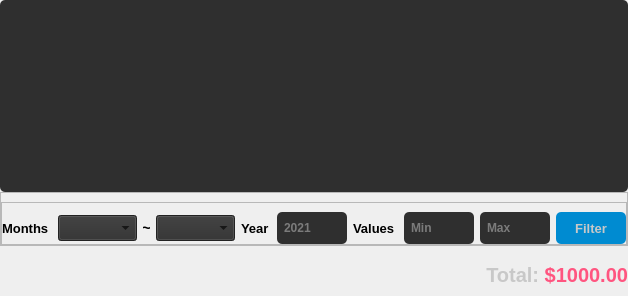
            <widget class="QWidget" name="tb_expenses">
             <attribute name="icon">
              <iconset>
               <normalon>:/money/seta-para-baixo.png</normalon>
              </iconset>
             </attribute>
             <attribute name="title">
              <string>Expenses</string>
             </attribute>
             <layout class="QVBoxLayout" name="verticalLayout_7">
              <property name="spacing">
               <number>0</number>
              </property>
              <property name="leftMargin">
               <number>0</number>
              </property>
              <property name="topMargin">
               <number>0</number>
              </property>
              <property name="rightMargin">
               <number>0</number>
              </property>
              <property name="bottomMargin">
               <number>0</number>
              </property>
              <item>
               <widget class="QFrame" name="fr_expenses_list">
                <property name="maximumSize">
                 <size>
                  <width>16777215</width>
                  <height>16777215</height>
                 </size>
                </property>
                <property name="frameShape">
                 <enum>QFrame::NoFrame</enum>
                </property>
                <property name="frameShadow">
                 <enum>QFrame::Raised</enum>
                </property>
                <layout class="QHBoxLayout" name="horizontalLayout_16">
                 <property name="spacing">
                  <number>0</number>
                 </property>
                 <property name="leftMargin">
                  <number>0</number>
                 </property>
                 <property name="topMargin">
                  <number>0</number>
                 </property>
                 <property name="rightMargin">
                  <number>0</number>
                 </property>
                 <property name="bottomMargin">
                  <number>0</number>
                 </property>
                 <item>
                  <widget class="QTableWidget" name="tb_expenses_list">
                   <property name="font">
                    <font>
                     <pointsize>10</pointsize>
                     <bold>true</bold>
                    </font>
                   </property>
                   <property name="styleSheet">
                    <string notr="true">background-color: rgb(47, 47, 47);
border-radius: 5px;</string>
                   </property>
                  </widget>
                 </item>
                </layout>
               </widget>
              </item>
              <item>
               <widget class="QFrame" name="fr_expenses_filter_content">
                <property name="frameShape">
                 <enum>QFrame::StyledPanel</enum>
                </property>
                <property name="frameShadow">
                 <enum>QFrame::Raised</enum>
                </property>
                <layout class="QHBoxLayout" name="horizontalLayout_21">
                 <property name="spacing">
                  <number>0</number>
                 </property>
                 <property name="leftMargin">
                  <number>0</number>
                 </property>
                 <property name="topMargin">
                  <number>9</number>
                 </property>
                 <property name="rightMargin">
                  <number>0</number>
                 </property>
                 <property name="bottomMargin">
                  <number>0</number>
                 </property>
                 <item>
                  <widget class="QFrame" name="fr_expenses_space">
                   <property name="frameShape">
                    <enum>QFrame::StyledPanel</enum>
                   </property>
                   <property name="frameShadow">
                    <enum>QFrame::Raised</enum>
                   </property>
                  </widget>
                 </item>
                 <item>
                  <widget class="QFrame" name="fr_expenses_filter">
                   <property name="minimumSize">
                    <size>
                     <width>600</width>
                     <height>0</height>
                    </size>
                   </property>
                   <property name="maximumSize">
                    <size>
                     <width>700</width>
                     <height>16777215</height>
                    </size>
                   </property>
                   <property name="frameShape">
                    <enum>QFrame::StyledPanel</enum>
                   </property>
                   <property name="frameShadow">
                    <enum>QFrame::Raised</enum>
                   </property>
                   <layout class="QHBoxLayout" name="horizontalLayout_22">
                    <property name="leftMargin">
                     <number>0</number>
                    </property>
                    <property name="rightMargin">
                     <number>0</number>
                    </property>
                    <property name="bottomMargin">
                     <number>0</number>
                    </property>
                    <item>
                     <widget class="QLabel" name="lb_expenses_months">
                      <property name="minimumSize">
                       <size>
                        <width>50</width>
                        <height>0</height>
                       </size>
                      </property>
                      <property name="maximumSize">
                       <size>
                        <width>50</width>
                        <height>16777215</height>
                       </size>
                      </property>
                      <property name="font">
                       <font>
                        <pointsize>10</pointsize>
                        <bold>true</bold>
                       </font>
                      </property>
                      <property name="text">
                       <string>Months</string>
                      </property>
                     </widget>
                    </item>
                    <item>
                     <widget class="QComboBox" name="cb_expenses_months_min">
                      <property name="minimumSize">
                       <size>
                        <width>0</width>
                        <height>26</height>
                       </size>
                      </property>
                      <property name="maximumSize">
                       <size>
                        <width>125</width>
                        <height>16777215</height>
                       </size>
                      </property>
                      <property name="font">
                       <font>
                        <pointsize>10</pointsize>
                        <bold>true</bold>
                       </font>
                      </property>
                      <property name="styleSheet">
                       <string notr="true">background-color: rgb(47, 47, 47);
padding-left: 5px;
padding-right: 5px;</string>
                      </property>
                     </widget>
                    </item>
                    <item>
                     <widget class="QLabel" name="lb_expenses_filter_range">
                      <property name="maximumSize">
                       <size>
                        <width>7</width>
                        <height>16777215</height>
                       </size>
                      </property>
                      <property name="font">
                       <font>
                        <pointsize>11</pointsize>
                        <bold>true</bold>
                       </font>
                      </property>
                      <property name="text">
                       <string>~</string>
                      </property>
                      <property name="alignment">
                       <set>Qt::AlignCenter</set>
                      </property>
                     </widget>
                    </item>
                    <item>
                     <widget class="QComboBox" name="cb_expenses_months_max">
                      <property name="minimumSize">
                       <size>
                        <width>0</width>
                        <height>26</height>
                       </size>
                      </property>
                      <property name="maximumSize">
                       <size>
                        <width>125</width>
                        <height>16777215</height>
                       </size>
                      </property>
                      <property name="font">
                       <font>
                        <pointsize>10</pointsize>
                        <bold>true</bold>
                       </font>
                      </property>
                      <property name="styleSheet">
                       <string notr="true">background-color: rgb(47, 47, 47);
padding-left: 5px;
padding-right: 5px;</string>
                      </property>
                     </widget>
                    </item>
                    <item>
                     <widget class="QLabel" name="lb_expenses_year">
                      <property name="minimumSize">
                       <size>
                        <width>30</width>
                        <height>0</height>
                       </size>
                      </property>
                      <property name="maximumSize">
                       <size>
                        <width>30</width>
                        <height>16777215</height>
                       </size>
                      </property>
                      <property name="font">
                       <font>
                        <pointsize>10</pointsize>
                        <bold>true</bold>
                       </font>
                      </property>
                      <property name="text">
                       <string>Year</string>
                      </property>
                     </widget>
                    </item>
                    <item>
                     <widget class="QLineEdit" name="ld_expenses_year">
                      <property name="minimumSize">
                       <size>
                        <width>0</width>
                        <height>32</height>
                       </size>
                      </property>
                      <property name="maximumSize">
                       <size>
                        <width>70</width>
                        <height>16777215</height>
                       </size>
                      </property>
                      <property name="font">
                       <font>
                        <bold>true</bold>
                       </font>
                      </property>
                      <property name="styleSheet">
                       <string notr="true">QLineEdit{
	border-radius: 5px;
	padding: 5px;
	background-color: rgb(47, 47, 47);
	color: rgb(200,200,200);
}
QLineEdit:focus{
	border: 2px solid rgb(0, 122, 209);
	border: 2px solid rgb(172, 235, 226);
	color: rgb(255,255,255);
}</string>
                      </property>
                      <property name="placeholderText">
                       <string>2021</string>
                      </property>
                     </widget>
                    </item>
                    <item>
                     <widget class="QLabel" name="lb_expenses_values">
                      <property name="minimumSize">
                       <size>
                        <width>45</width>
                        <height>0</height>
                       </size>
                      </property>
                      <property name="maximumSize">
                       <size>
                        <width>45</width>
                        <height>16777215</height>
                       </size>
                      </property>
                      <property name="font">
                       <font>
                        <pointsize>10</pointsize>
                        <bold>true</bold>
                       </font>
                      </property>
                      <property name="text">
                       <string>Values</string>
                      </property>
                     </widget>
                    </item>
                    <item>
                     <widget class="QLineEdit" name="ld_expenses_min">
                      <property name="minimumSize">
                       <size>
                        <width>0</width>
                        <height>32</height>
                       </size>
                      </property>
                      <property name="maximumSize">
                       <size>
                        <width>70</width>
                        <height>16777215</height>
                       </size>
                      </property>
                      <property name="font">
                       <font>
                        <bold>true</bold>
                       </font>
                      </property>
                      <property name="styleSheet">
                       <string notr="true">QLineEdit{
	border-radius: 5px;
	padding: 5px;
	background-color: rgb(47, 47, 47);
	color: rgb(200,200,200);
}
QLineEdit:focus{
	border: 2px solid rgb(0, 122, 209);
	border: 2px solid rgb(172, 235, 226);
	color: rgb(255,255,255);
}</string>
                      </property>
                      <property name="placeholderText">
                       <string>Min</string>
                      </property>
                     </widget>
                    </item>
                    <item>
                     <widget class="QLineEdit" name="ld_expenses_max">
                      <property name="minimumSize">
                       <size>
                        <width>0</width>
                        <height>32</height>
                       </size>
                      </property>
                      <property name="maximumSize">
                       <size>
                        <width>70</width>
                        <height>16777215</height>
                       </size>
                      </property>
                      <property name="font">
                       <font>
                        <bold>true</bold>
                       </font>
                      </property>
                      <property name="styleSheet">
                       <string notr="true">QLineEdit{
	border-radius: 5px;
	padding: 5px;
	background-color: rgb(47, 47, 47);
	color: rgb(200,200,200);
}
QLineEdit:focus{
	border: 2px solid rgb(0, 122, 209);
	border: 2px solid rgb(172, 235, 226);
	color: rgb(255,255,255);
}</string>
                      </property>
                      <property name="placeholderText">
                       <string>Max</string>
                      </property>
                     </widget>
                    </item>
                    <item>
                     <widget class="QPushButton" name="btn_expenses_filter">
                      <property name="minimumSize">
                       <size>
                        <width>70</width>
                        <height>32</height>
                       </size>
                      </property>
                      <property name="maximumSize">
                       <size>
                        <width>70</width>
                        <height>16777215</height>
                       </size>
                      </property>
                      <property name="font">
                       <font>
                        <pointsize>10</pointsize>
                        <bold>true</bold>
                       </font>
                      </property>
                      <property name="cursor">
                       <cursorShape>PointingHandCursor</cursorShape>
                      </property>
                      <property name="styleSheet">
                       <string notr="true">QPushButton{
	border-radius: 5px;
	background-color: rgb(0, 139, 209);
	color: rgb(200,200,200);
}
QPushButton:hover{
	background-color: rgb(0, 130, 215);
}
QPushButton:pressed{
	background-color: rgb(0, 122, 209);
}</string>
                      </property>
                      <property name="text">
                       <string>Filter</string>
                      </property>
                     </widget>
                    </item>
                   </layout>
                  </widget>
                 </item>
                </layout>
               </widget>
              </item>
              <item>
               <widget class="QFrame" name="fr_expenses_status">
                <property name="minimumSize">
                 <size>
                  <width>0</width>
                  <height>50</height>
                 </size>
                </property>
                <property name="maximumSize">
                 <size>
                  <width>16777215</width>
                  <height>50</height>
                 </size>
                </property>
                <property name="frameShape">
                 <enum>QFrame::NoFrame</enum>
                </property>
                <property name="frameShadow">
                 <enum>QFrame::Raised</enum>
                </property>
                <layout class="QHBoxLayout" name="horizontalLayout_15">
                 <property name="spacing">
                  <number>0</number>
                 </property>
                 <property name="leftMargin">
                  <number>0</number>
                 </property>
                 <property name="topMargin">
                  <number>9</number>
                 </property>
                 <property name="rightMargin">
                  <number>0</number>
                 </property>
                 <property name="bottomMargin">
                  <number>0</number>
                 </property>
                 <item>
                  <widget class="QLabel" name="lb_expenses_total">
                   <property name="font">
                    <font>
                     <pointsize>15</pointsize>
                     <bold>true</bold>
                    </font>
                   </property>
                   <property name="text">
                    <string>&lt;html&gt;&lt;head/&gt;&lt;body&gt;&lt;p&gt;&lt;span style=&quot; color:#c8c8c8;&quot;&gt;Total: &lt;/span&gt;&lt;span style=&quot; color:#ff5580;&quot;&gt;$1000.00&lt;/span&gt;&lt;/p&gt;&lt;/body&gt;&lt;/html&gt;</string>
                   </property>
                   <property name="alignment">
                    <set>Qt::AlignRight|Qt::AlignTrailing|Qt::AlignVCenter</set>
                   </property>
                  </widget>
                 </item>
                </layout>
               </widget>
              </item>
             </layout>
            </widget>
